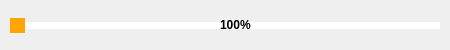
<?xml version="1.0" encoding="UTF-8"?>
<ui version="4.0">
 <class>MainWindow</class>
 <widget class="QMainWindow" name="MainWindow">
  <property name="geometry">
   <rect>
    <x>0</x>
    <y>0</y>
    <width>450</width>
    <height>50</height>
   </rect>
  </property>
  <property name="minimumSize">
   <size>
    <width>450</width>
    <height>50</height>
   </size>
  </property>
  <property name="maximumSize">
   <size>
    <width>450</width>
    <height>50</height>
   </size>
  </property>
  <property name="windowTitle">
   <string>MainWindow</string>
  </property>
  <widget class="QWidget" name="centralwidget">
   <widget class="QSlider" name="slider">
    <property name="geometry">
     <rect>
      <x>10</x>
      <y>10</y>
      <width>430</width>
      <height>31</height>
     </rect>
    </property>
    <property name="styleSheet">
     <string notr="true"> QSlider::handle:horizontall {
     height: 10px;
     background:orange;
     margin: 0 -4px;
 }

 QSlider::add-page:horizontall {
     background: white;
 }

 QSlider::sub-page:horizontall {
     background: pink;
 }</string>
    </property>
    <property name="orientation">
     <enum>Qt::Horizontal</enum>
    </property>
   </widget>
   <widget class="QLabel" name="valueView">
    <property name="geometry">
     <rect>
      <x>220</x>
      <y>10</y>
      <width>40</width>
      <height>29</height>
     </rect>
    </property>
    <property name="minimumSize">
     <size>
      <width>40</width>
      <height>29</height>
     </size>
    </property>
    <property name="maximumSize">
     <size>
      <width>40</width>
      <height>29</height>
     </size>
    </property>
    <property name="font">
     <font>
      <weight>75</weight>
      <bold>true</bold>
     </font>
    </property>
    <property name="text">
     <string>100%</string>
    </property>
   </widget>
  </widget>
 </widget>
 <resources/>
 <connections/>
</ui>
